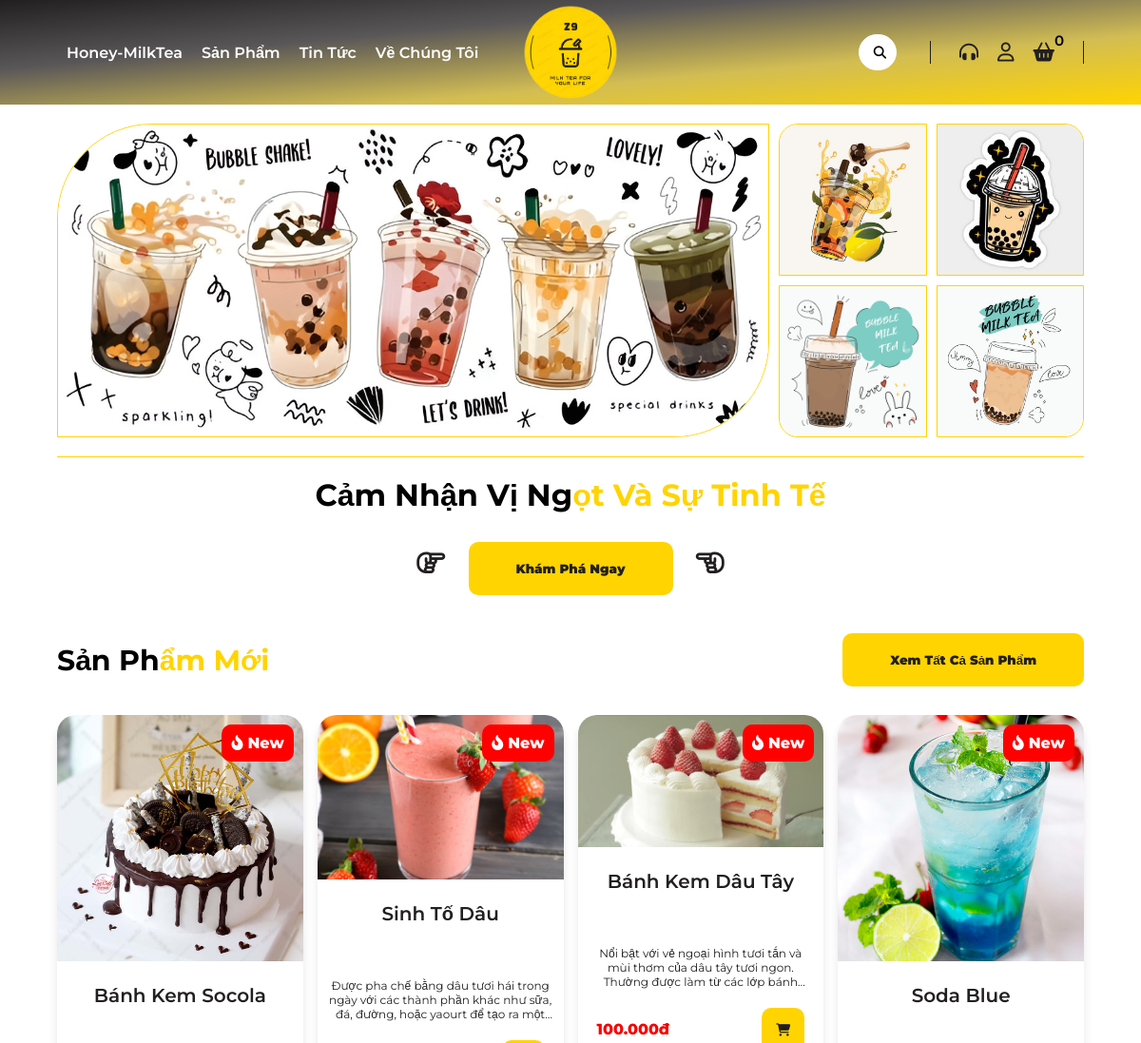
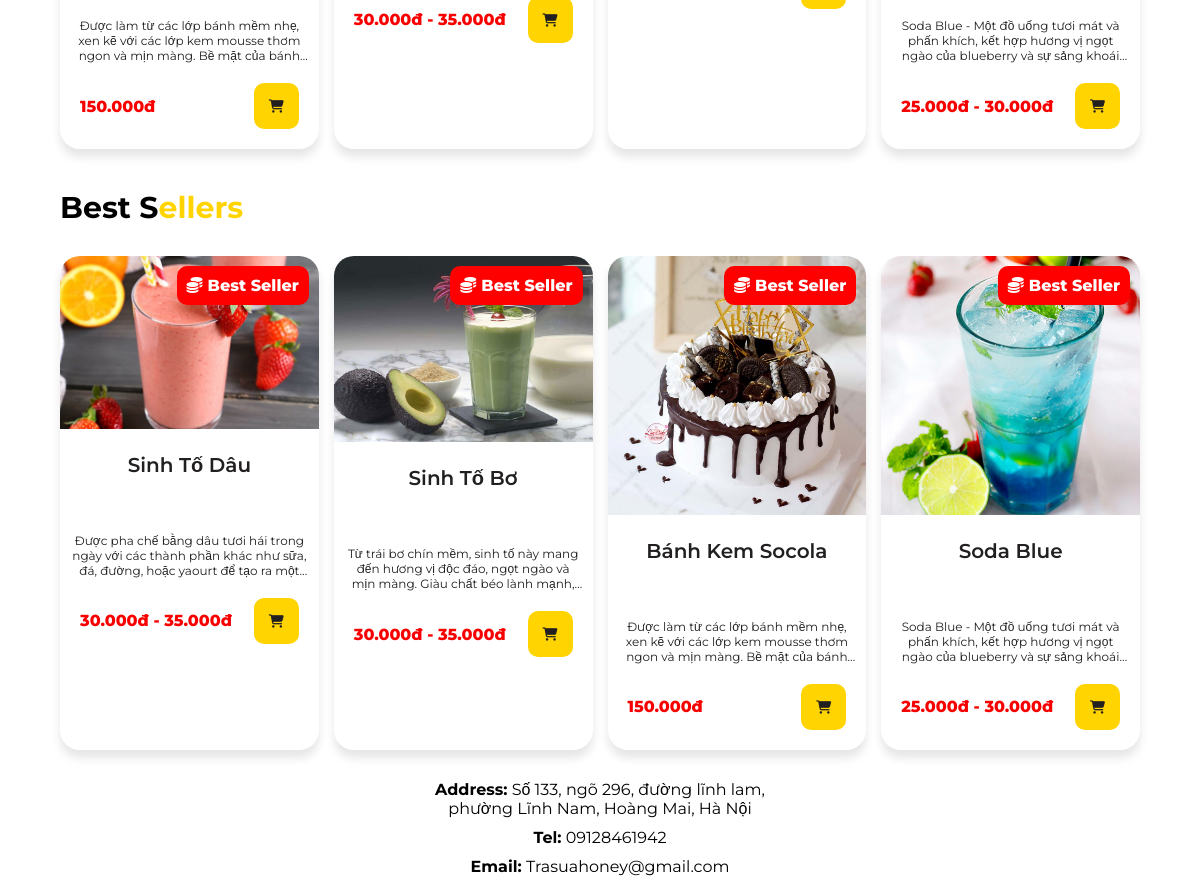
The page / on the database its author committed (2 pictures, top to bottom).
### tables this page shows
CREATE TABLE `products` (
  `product_id` varchar(10) NOT NULL,
  `category_id` varchar(10) DEFAULT NULL,
  `product_name` varchar(255) NOT NULL,
  `product_img` varchar(255) DEFAULT NULL,
  `product_des` text DEFAULT NULL,
  `create_time` timestamp NOT NULL DEFAULT current_timestamp() ON UPDATE current_timestamp()
);

### public/new-item.php (the view, shortened to what this page needs)
<?php
$servername = "localhost";
$username = "root";
$password = "";
$dbname = "z9milktea";
$conn = new mysqli($servername, $username, $password, $dbname);
$sql = "SELECT p.*, GROUP_CONCAT(ps.product_price ORDER BY ps.size_id SEPARATOR ' - ') AS size_prices
        FROM products p
        LEFT JOIN product_sizes ps ON p.product_id = ps.product_id
        GROUP BY p.product_id
        ORDER BY p.create_time DESC
        LIMIT 4";
$result = $conn->query($sql);
if ($result->num_rows > 0) {
    while ($row = $result->fetch_assoc()) {
        echo '<div class="product-item">';
        echo '<a href="show-detail.php?product_id=' . $row['product_id'] . '" class="container-img">';
        echo "<img class='product-img' src='admin/productAD/uploads/" . htmlspecialchars($row['product_img']) . "' alt='Image of " . htmlspecialchars($row["product_name"]) . "'>";
        echo '</a>';
        echo '<p class="product-name">' . $row['product_name'] . '</p>';
        echo '<div class="product-des">' . $row['product_des'] . '</div>';
        echo '<p class="hot-filter"><i class="fa-solid fa-fire-flame-curved"></i>New</p>';
        echo '<div class="product-action">';
        echo '<div class="product-price">';
        if (!empty($row['size_prices'])) {
            echo $row['size_prices'];
        } else {
            echo $row['product_price'];
        }
        echo '</div>';
        echo '<div class="action-add">';
        echo '<button type="submit" class="add-to-cart">';
        echo '<i class="fa-solid fa-cart-shopping"></i>';
        echo '</button>';
        echo '</div>';
        echo '</div>';
        echo '</div>';
    }
} else {
    echo "Không có sản phẩm mới.";
}
?>

### index.php (shortened to what this page needs)
<!DOCTYPE html>
<html lang="en">
<head>
    <link rel="stylesheet" href="https://cdnjs.cloudflare.com/ajax/libs/font-awesome/6.5.1/css/all.min.css" />
    <link rel="stylesheet" href="css/custom-scrol.css">
    <link rel="stylesheet" href="css/style.css">
</head>
<body>
    <?php
    include "./public/header.php";
    ?>
    <div class="container-main">
        <main id="content-page">
            <?php
            include "./public/banner.php";
            ?>
            <h1 class="slogan-page">Cảm Nhận Vị Ng<span>ọt Và Sự Tinh Tế</span></h1>
            <div class="container-let-item">
                <div class="hand-down"><i class="fa-regular fa-hand-point-right"></i></div>
                <button type="button" class="let-item" onclick="scrollDown()">
                    Khám Phá Ngay
                </button>
                <div class="hand-up"><i class="fa-regular fa-hand-point-left"></i></div>
            </div>
            <section class="new-item" id="NewItems">
                <div class="top-new-items">
                    <h1>Sản Ph<span>ẩm Mới</span></h1>
                    <div class="see-all">
                        <button type="button" class="see-add-btn">
                            <a href="show-list-item.php">Xem Tất Cả Sản Phẩm</a>
                        </button>
                    </div>
                </div>
                <div class="product-list">
                    <?php
                    include "./public/new-item.php";
                    ?>
                </div>
            </section>
            <section class="new-item">
                <div class="top-new-items">
                    <h1>Best S<span>ellers</span></h1>
                </div>
                <div class="product-list">
                    <?php
                    include "./public/best-sale.php";
                    ?>
                </div>
            </section>
        </main>
    </div>
    <?php
require_once "./public/footer.php";
?>
</body>
</html>

### public/header.php (shortened to what this page needs)
<link rel="stylesheet" href="css/style.css">
<div class="container-header">
    <header id="header-page">
        <section class="header-left">
            <nav class="nav-page">
                <li><a href="#">Honey-MilkTea</a></li>
                <li><a href="show-list-item.php">Sản Phẩm</a></li>
                <li><a href="#">Tin Tức</a></li>
                <li><a href="#">Về Chúng Tôi</a></li>
            </nav>
        </section>
        <section class="header-mid">
            <a href="./index.php" class="logo-page">
                <img src="./images/logo.jpg" alt="z9-logo">
            </a>
        </section>
        <section class="header-right">
            <form class="search-box" action="search.php" method="GET">
                <button type="submit" class="search-btn"><i class="fa-solid fa-magnifying-glass"></i></button>
            </form>
            <section class="action-page">
                <li><a href="orders-delivery.php"><i class="fa-solid fa-headphones-simple"></i></a></li>
                <li><a id="userLink" href="./login-sigup/index.php"><i class="fa-regular fa-user"></i></a></li>
                <li>
                    <a href="#" onclick="showCart(event)">
                        <i class="fa-solid fa-basket-shopping"></i>
                        <p id="lenght-cart"></p>
                    </a>
                </li>
            </section>
        </section>
    </header>
</div>

### public/banner.php (shortened to what this page needs)
<section class="banner-page">
                <div class="banner-left">
                    <div id="infiniteCarousel" class="carousel banner-page">
                        <div class="carousel-inner">
                            <div class="carousel-item">
                                <img src="./images/banner1.png" alt="Image 1">
                            </div>
                        </div>
                    </div>
                </div>
                <div class="banner-right">
                    <img src="./images/img-banner1.jpg" alt="img1">
                    <img src="./images/img-banner2.jpg" alt="img1">
                    <img src="./images/img-banner3.jpg" alt="img1">
                    <img src="./images/img-banner4.jpg" alt="img1">
                </div>
            </section>

### public/best-sale.php (shortened to what this page needs)
<?php
$servername = "localhost";
$username = "root";
$password = "";
$dbname = "z9milktea";
$conn = new mysqli($servername, $username, $password, $dbname);
$sql = "SELECT od.order_info
        FROM order_des od
        INNER JOIN orders o ON od.orders_id = o.orders_id
        WHERE od.order_info LIKE '%<strong>%' AND o.delivery_status_id = 4";
$result = $conn->query($sql);
if ($result->num_rows > 0) {
    $quantityMap = array();
    while ($row = $result->fetch_assoc()) {
        preg_match_all('/<strong>(.*?)<\/strong>.*?SL:\s*([0-9]+)/', $row['order_info'], $matches, PREG_SET_ORDER);
        foreach ($matches as $match) {
            $productName = strip_tags($match[1]);
            $quantity = (int) $match[2];
            if (isset($quantityMap[$productName])) {
                $quantityMap[$productName] += $quantity;
            } else {
                $quantityMap[$productName] = $quantity;
            }
        }
    }
    arsort($quantityMap);
    $topProducts = array_slice($quantityMap, 0, 4);
    foreach ($topProducts as $productName => $quantity) {
        $productInfoSql = $conn->prepare("SELECT p.*, GROUP_CONCAT(ps.product_price ORDER BY ps.size_id SEPARATOR ' - ') AS size_prices
                            FROM products p
                            LEFT JOIN product_sizes ps ON p.product_id = ps.product_id
                            WHERE p.product_name = ?");
        $productInfoSql->bind_param("s", $productName);
        $productInfoSql->execute();
        $productInfoResult = $productInfoSql->get_result();
        if ($productInfoResult->num_rows > 0) {
            $productInfo = $productInfoResult->fetch_assoc();
            echo '<div class="product-item">';
            echo '<a href="show-detail.php?product_id=' . $productInfo['product_id'] . '" class="container-img">';
            echo "<img class='product-img' src='admin/productAD/uploads/" . htmlspecialchars($productInfo['product_img']) . "' alt='Image of " . htmlspecialchars($productName) . "'>";
            echo '</a>';
            echo '<p class="product-name">' . $productName . '</p>';
            echo '<div class="product-des">' . $productInfo['product_des'] . '</div>';
            echo '<p class="hot-filter"><i class="fa-solid fa-coins"></i>Best Seller</p>';
            echo '<div class="product-action">';
            echo '<div class="product-price">';
            echo !empty($productInfo['size_prices']) ? $productInfo['size_prices'] : $productInfo['product_price'];
            echo '</div>';
            echo '<div class="action-add">';
            echo '<button type="submit" class="add-to-cart">';
            echo '<i class="fa-solid fa-cart-shopping"></i>';
            echo '</button>';
            echo '</div>';
            echo '</div>';
            echo '</div>';
        }
    }
} else {
    echo "Không có sản phẩm nào bán chạy!!!";
}
?>

### public/footer.php (shortened to what this page needs)
<section class="footer-left">
    <div class="footer-address">
        <p class="footer-text">
            <b>Address:</b>
           Số 133, ngõ 296, đường lĩnh lam, phường Lĩnh Nam, Hoàng Mai, Hà Nội
        </p>
        <p class="footer-text">
            <b>Tel:</b>
            09128461942
        </p>
        <p class="footer-text">
            <b>Email:</b>
            Trasuahoney@gmail.com
        </p>
    </div>
</section>

### index.php (style rules this page uses)
button a { color: #221F20; text-decoration: none; }
.slogan-page { text-align: center; margin: 20px 0 10px 0; padding: 20px; border-top: 1px solid #FFD400; }
.slogan-page span { color: #FFD400; }

### public/new-item.php (style rules this page uses)
.hot-filter { font-weight: 800; color: #fff; border-radius: 10px; padding: 10px; right: 10px; top: 10px; background-color: red; position: absolute; pointer-events: none; }

### public/footer.php (style rules this page uses)
.footer-left { width: 30%; margin: 0 auto; text-align: center; }
.footer-address, .footer-contact { margin-top: 20px; }
.footer-text { margin-bottom: 10px; }

### rows shown on the page
products: product_img (picture), product_name "Bánh Kem Socola", product_des "Được làm từ các lớp bánh mềm nhẹ, xen kẽ với các lớp kem mousse thơm ngon và mịn màng. Bề mặt của…", size_prices "150.000đ", productName "Bánh Kem Socola"
products: product_img (picture), product_name "Sinh Tố Dâu", product_des "Được pha chế bằng dâu tươi hái trong ngày với các thành phần khác như sữa, đá, đường, hoặc yaourt để tạo ra…", size_prices "30.000đ - 35.000đ", productName "Sinh Tố Dâu"
products: product_img (picture), product_name "Bánh Kem Dâu Tây", product_des "Nổi bật với vẻ ngoại hình tươi tắn và mùi thơm của dâu tây tươi ngon. Thường được làm từ các lớp…", size_prices "100.000đ"
products: product_img (picture), product_name "Soda Blue", product_des "Soda Blue - Một đồ uống tươi mát và phấn khích, kết hợp hương vị ngọt ngào của blueberry và sự sảng…", size_prices "25.000đ - 30.000đ", productName "Soda Blue"
products: product_img (picture), productName "Sinh Tố Bơ", product_des "Từ trái bơ chín mềm, sinh tố này mang đến hương vị độc đáo, ngọt ngào và mịn màng. Giàu chất béo lành…", size_prices "30.000đ - 35.000đ"
